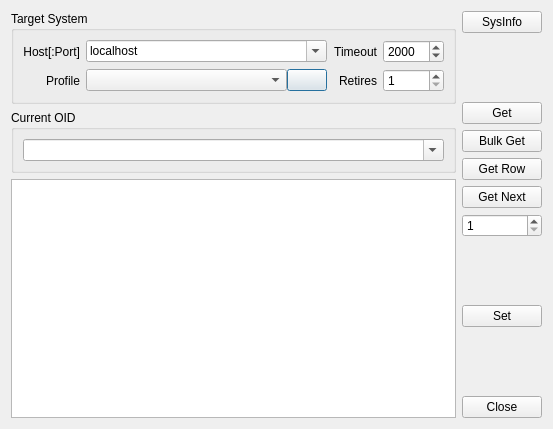
<?xml version="1.0" encoding="UTF-8"?>
<ui version="4.0">
 <class>QMibGetValueDlg</class>
 <widget class="QDialog" name="QMibGetValueDlg">
  <property name="geometry">
   <rect>
    <x>0</x>
    <y>0</y>
    <width>553</width>
    <height>429</height>
   </rect>
  </property>
  <property name="font">
   <font>
    <pointsize>9</pointsize>
   </font>
  </property>
  <property name="windowTitle">
   <string>SNMP Get</string>
  </property>
  <layout class="QHBoxLayout" name="horizontalLayout_3">
   <item>
    <layout class="QVBoxLayout" name="verticalLayout_2">
     <item>
      <widget class="QGroupBox" name="grpTarget">
       <property name="title">
        <string>Target System</string>
       </property>
       <layout class="QGridLayout" name="gridLayout">
        <item row="0" column="0">
         <widget class="QLabel" name="lblHost">
          <property name="text">
           <string>Host[:Port]</string>
          </property>
          <property name="alignment">
           <set>Qt::AlignRight|Qt::AlignTrailing|Qt::AlignVCenter</set>
          </property>
         </widget>
        </item>
        <item row="0" column="1">
         <widget class="QComboBox" name="cmbHost">
          <property name="editable">
           <bool>true</bool>
          </property>
          <property name="currentText">
           <string>localhost</string>
          </property>
         </widget>
        </item>
        <item row="0" column="2">
         <widget class="QLabel" name="lblTimeout">
          <property name="text">
           <string>Timeout</string>
          </property>
          <property name="alignment">
           <set>Qt::AlignRight|Qt::AlignTrailing|Qt::AlignVCenter</set>
          </property>
         </widget>
        </item>
        <item row="0" column="3">
         <widget class="QSpinBox" name="spinTimeout">
          <property name="minimum">
           <number>100</number>
          </property>
          <property name="maximum">
           <number>30000</number>
          </property>
          <property name="singleStep">
           <number>100</number>
          </property>
          <property name="value">
           <number>2000</number>
          </property>
         </widget>
        </item>
        <item row="1" column="0">
         <widget class="QLabel" name="lblProfile">
          <property name="text">
           <string>Profile</string>
          </property>
          <property name="alignment">
           <set>Qt::AlignRight|Qt::AlignTrailing|Qt::AlignVCenter</set>
          </property>
         </widget>
        </item>
        <item row="1" column="1">
         <layout class="QHBoxLayout" name="horizontalLayout_2">
          <property name="spacing">
           <number>0</number>
          </property>
          <item>
           <widget class="QComboBox" name="cmbProfile">
            <property name="sizePolicy">
             <sizepolicy hsizetype="Expanding" vsizetype="Fixed">
              <horstretch>0</horstretch>
              <verstretch>0</verstretch>
             </sizepolicy>
            </property>
           </widget>
          </item>
          <item>
           <widget class="QPushButton" name="btnProfile">
            <property name="icon">
             <iconset resource="../../qHostMonitor.qrc">
              <normaloff>:/img/browse.png</normaloff>:/img/browse.png</iconset>
            </property>
           </widget>
          </item>
         </layout>
        </item>
        <item row="1" column="2">
         <widget class="QLabel" name="lblRetries">
          <property name="text">
           <string>Retires</string>
          </property>
          <property name="alignment">
           <set>Qt::AlignRight|Qt::AlignTrailing|Qt::AlignVCenter</set>
          </property>
         </widget>
        </item>
        <item row="1" column="3">
         <widget class="QSpinBox" name="spinRetries">
          <property name="minimum">
           <number>1</number>
          </property>
          <property name="maximum">
           <number>32</number>
          </property>
         </widget>
        </item>
       </layout>
      </widget>
     </item>
     <item>
      <widget class="QGroupBox" name="grpOID">
       <property name="title">
        <string>Current OID</string>
       </property>
       <layout class="QHBoxLayout" name="horizontalLayout">
        <item>
         <widget class="QComboBox" name="cmbOid">
          <property name="editable">
           <bool>true</bool>
          </property>
         </widget>
        </item>
       </layout>
      </widget>
     </item>
     <item>
      <widget class="QPlainTextEdit" name="textResult"/>
     </item>
    </layout>
   </item>
   <item>
    <layout class="QVBoxLayout" name="verticalLayout">
     <item>
      <widget class="QPushButton" name="btnSysInfo">
       <property name="text">
        <string>SysInfo</string>
       </property>
      </widget>
     </item>
     <item>
      <spacer name="verticalSpacer">
       <property name="orientation">
        <enum>Qt::Vertical</enum>
       </property>
       <property name="sizeHint" stdset="0">
        <size>
         <width>20</width>
         <height>40</height>
        </size>
       </property>
      </spacer>
     </item>
     <item>
      <widget class="QPushButton" name="btnGet">
       <property name="text">
        <string>Get</string>
       </property>
      </widget>
     </item>
     <item>
      <widget class="QPushButton" name="btnBulkGet">
       <property name="text">
        <string>Bulk Get</string>
       </property>
      </widget>
     </item>
     <item>
      <widget class="QPushButton" name="btnGetRow">
       <property name="text">
        <string>Get Row</string>
       </property>
      </widget>
     </item>
     <item>
      <widget class="QPushButton" name="btnGetNext">
       <property name="text">
        <string>Get Next</string>
       </property>
      </widget>
     </item>
     <item>
      <widget class="QSpinBox" name="spinGetNext">
       <property name="minimum">
        <number>1</number>
       </property>
       <property name="maximum">
        <number>50</number>
       </property>
      </widget>
     </item>
     <item>
      <spacer name="verticalSpacer_3">
       <property name="orientation">
        <enum>Qt::Vertical</enum>
       </property>
       <property name="sizeHint" stdset="0">
        <size>
         <width>20</width>
         <height>40</height>
        </size>
       </property>
      </spacer>
     </item>
     <item>
      <widget class="QPushButton" name="btnSet">
       <property name="text">
        <string>Set</string>
       </property>
      </widget>
     </item>
     <item>
      <spacer name="verticalSpacer_2">
       <property name="orientation">
        <enum>Qt::Vertical</enum>
       </property>
       <property name="sizeHint" stdset="0">
        <size>
         <width>20</width>
         <height>40</height>
        </size>
       </property>
      </spacer>
     </item>
     <item>
      <widget class="QPushButton" name="btnClose">
       <property name="text">
        <string>Close</string>
       </property>
      </widget>
     </item>
    </layout>
   </item>
  </layout>
 </widget>
 <resources>
  <include location="../../qHostMonitor.qrc"/>
 </resources>
 <connections>
  <connection>
   <sender>btnClose</sender>
   <signal>clicked()</signal>
   <receiver>QMibGetValueDlg</receiver>
   <slot>close()</slot>
   <hints>
    <hint type="sourcelabel">
     <x>650</x>
     <y>250</y>
    </hint>
    <hint type="destinationlabel">
     <x>361</x>
     <y>275</y>
    </hint>
   </hints>
  </connection>
 </connections>
</ui>
